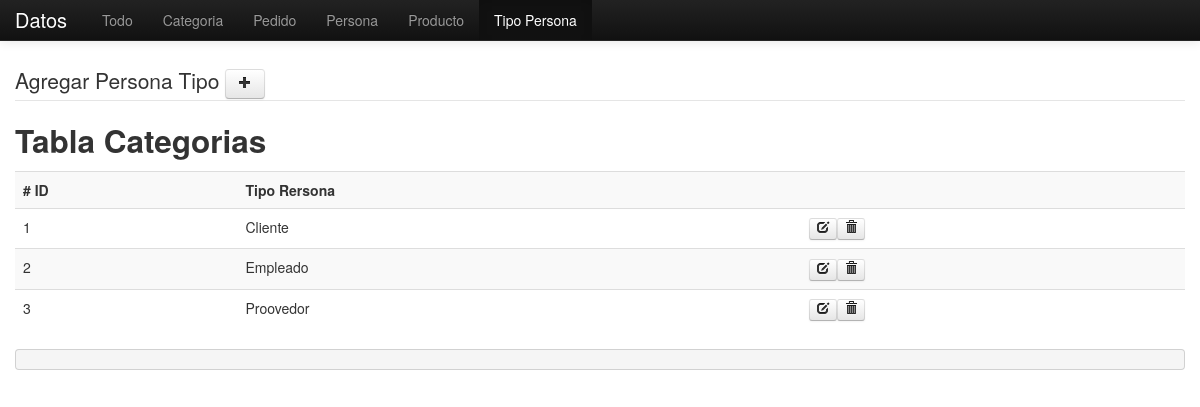
Before: /datos/tipopersona.php with the older database file.
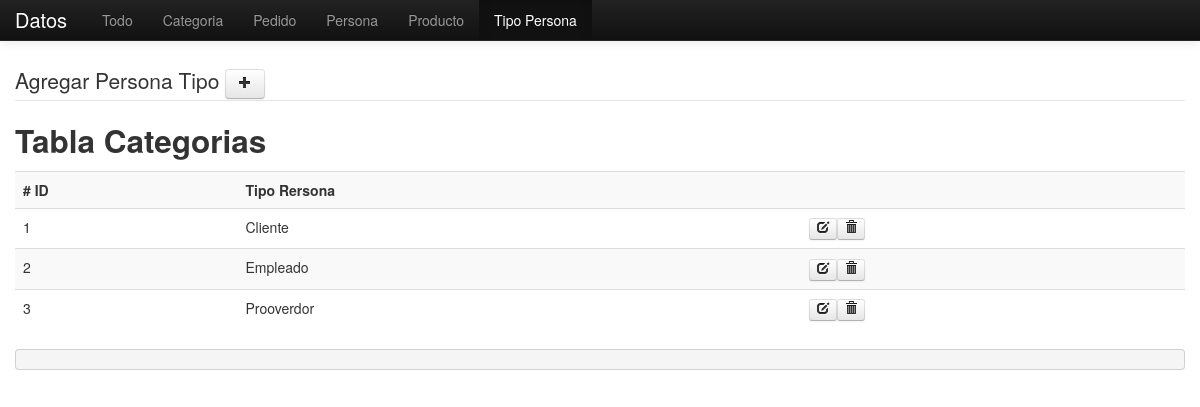
After: the same page with the newer database file.
### tables this page shows
CREATE TABLE IF NOT EXISTS `tipopersona` (
  `idTipoPersona` int(11) NOT NULL,
  `tipo_pers` varchar(45) DEFAULT NULL,
  PRIMARY KEY (`idTipoPersona`)
);

### datos/crud.php (called while the page is built, shortened)
<?php
class Database
{
    private $result = array();
    public function select($table, $rows = '*', $where = null, $order = null)
    {
        $q = 'SELECT '.$rows.' FROM '.$table;
        $query = @mysql_query($q);
        if($query)
        {
            $this->numResults = mysql_num_rows($query);
            for($i = 0; $i < $this->numResults; $i++)
            {
                $r = mysql_fetch_assoc($query);
                $key = array_keys($r);
                for($x = 0; $x < count($key); $x++)
                {
                    if(!is_int($key[$x]))
                    {
                        if(mysql_num_rows($query) > 1)
                            $this->result[$i][$key[$x]] = $r[$key[$x]];
                        else if(mysql_num_rows($query) < 1)
                            $this->result = null;
                        else
                            $this->result[$key[$x]] = $r[$key[$x]];
                    }
                }
            }
            return true;
        }
        else
        {
            return false;
        }
    }
    public function getResult()
    {
        return $this->result;
    }
}
?>

### datos/tipopersona.php (the view, shortened to what this page needs)
<?php
  include('crud.php');
  $table_to_user = "tipopersona";
?>
<!DOCTYPE html>
<html lang="en">
  <head>
    <link href="css/bootstrap.css" rel="stylesheet">
    <link href="css/bootstrap-responsive.css" rel="stylesheet">
    <link href="css/css.css" rel="stylesheet">
  </head>
  <body>
    <div class="navbar navbar-inverse navbar-fixed-top">
      <div class="navbar-inner">
        <div class="container">
          <a class="brand" href="index.php"> Datos</a>
          <div class="nav-collapse collapse">
            <ul class="nav">
              <li ><a href="index.php"> Todo </a></li>
              <li ><a href="categoria.php"> Categoria </a></li>
              <li><a href="pedido.php"> Pedido </a></li>
              <li><a href="personas.php"> Persona </a></li>
              <li><a href="producto.php"> Producto </a></li>
              <li class="active"><a href="tipopersona.php"> Tipo Persona </a></li>
            </ul>
          </div>
        </div>
      </div>
    </div>
    <div class="container">
  <legend> Agregar Persona Tipo <button id="showcont"class="btn " name="btnpedido"><i class='icon-plus'></i> </button></legend>
<h2> Tabla Categorias </h2>
  <table class="table table-striped">
  <tr class="success" >
    <th># ID </th>
    <th> Tipo Rersona  </th>
    <th> </th>
  </tr>
<?php
  $db = new Database();
  $db->connect();
  $db->select($table_to_user);
  $result_tipopersona = $db->getResult();
    for ( $i = 0; $i <count($result_tipopersona); $i++) {
      echo "<tr>";
      echo "<td>";
      echo "{$result_tipopersona[$i][idTipoPersona]}";
      echo "</td>";
      echo "<td>";
      echo "{$result_tipopersona[$i][tipo_pers]} \n";
      echo "</td>";
      echo "<td>";
      echo "<a class='btn btn-mini' href='#'><i class='icon-edit'></i> </a>";
      echo "<a class='btn btn-mini' href='#'><i class='icon-trash'></i> </a>";
      echo "</td>";
      echo "</tr>";
    }
?>
  </table>
<?php
  echo "<pre>";
  echo "</pre>";
?>
    </div>
  </body>
</html>

Changed rows visible on the page:
changed tipopersona id 3: tipo_pers "Proovedor" → "Prooverdor"
